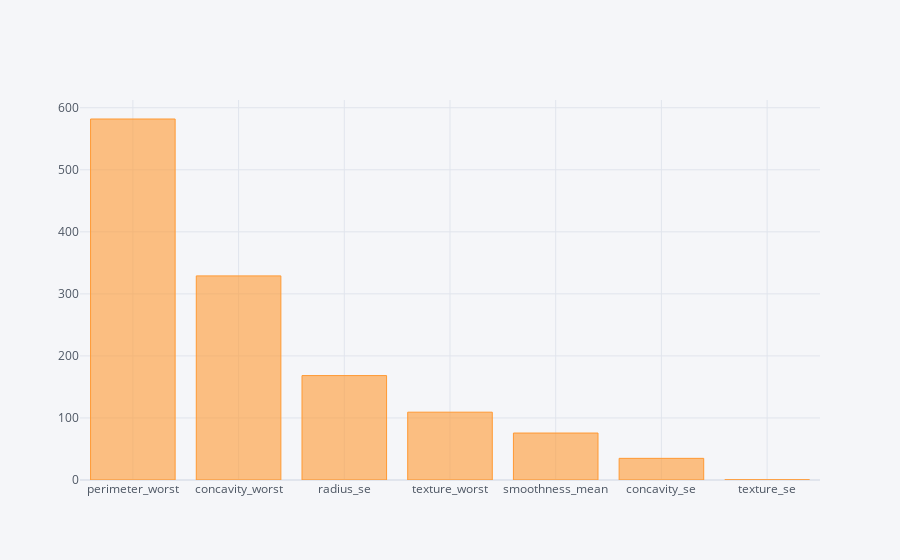

The notebook cell this image was saved under:
### Code cell
pd.DataFrame(zip(best,sk.scores_),columns=['var','score']).set_index('var').sort_values(by='score',
                                ascending=False).iplot(kind='bar',color='orange')

### Figure 1 — Plotly figure (JSON) as saved in the notebook; plotly's stock layout.template omitted (floating-point values rounded to 4 significant figures)
{"data": [{"marker": {"color": "rgba(255, 153, 51, 0.6)", "line": {"color": "rgba(255, 153, 51, 1.0)", "width": 1}}, "name": "score", "orientation": "v", "text": "", "type": "bar", "x": ["perimeter_worst", "concavity_worst", "radius_se", "texture_worst", "smoothness_mean", "concavity_se", "texture_se"], "y": [581.8, 329.0, 168.3, 109.3, 75.69, 34.9, 0.3444]}], "layout": {"legend": {"bgcolor": "#F5F6F9", "font": {"color": "#4D5663"}}, "paper_bgcolor": "#F5F6F9", "plot_bgcolor": "#F5F6F9", "title": {"font": {"color": "#4D5663"}}, "xaxis": {"gridcolor": "#E1E5ED", "showgrid": true, "tickfont": {"color": "#4D5663"}, "title": {"font": {"color": "#4D5663"}, "text": ""}, "zerolinecolor": "#E1E5ED"}, "yaxis": {"gridcolor": "#E1E5ED", "showgrid": true, "tickfont": {"color": "#4D5663"}, "title": {"font": {"color": "#4D5663"}, "text": ""}, "zerolinecolor": "#E1E5ED"}}}
